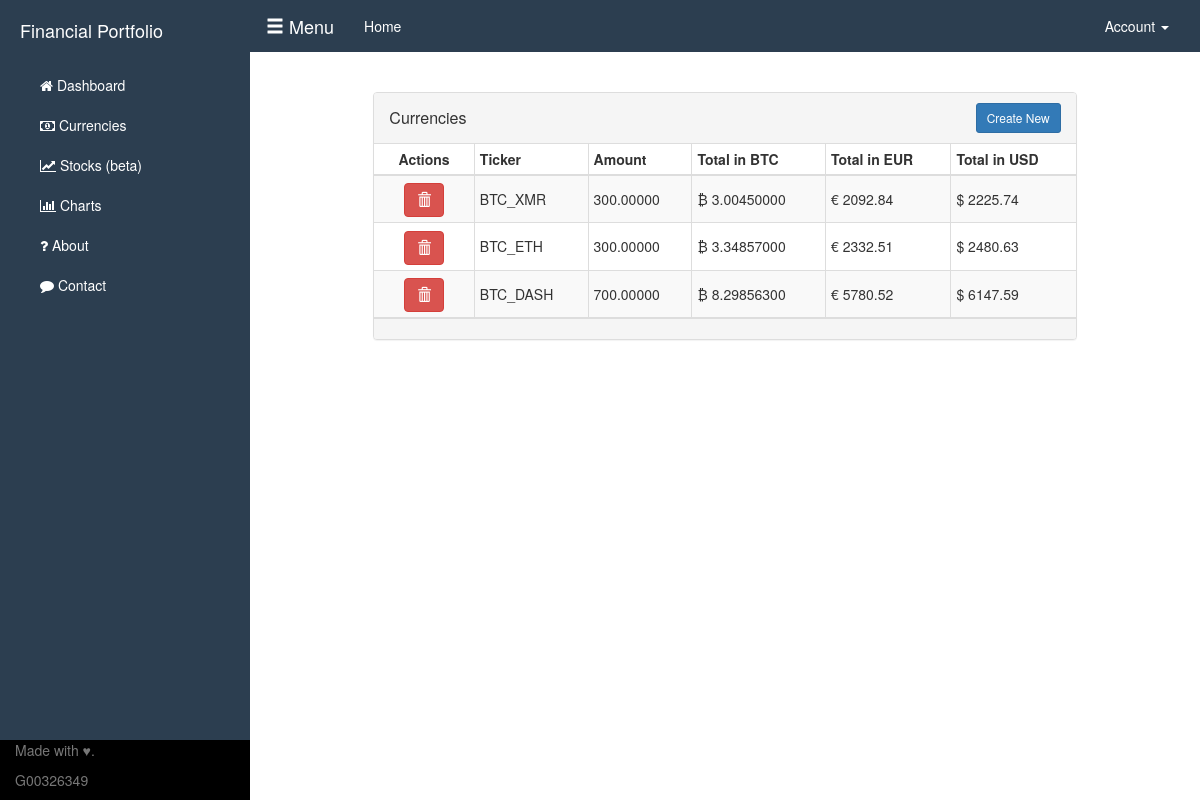
Before: /currencies (signed in) with the older database file.
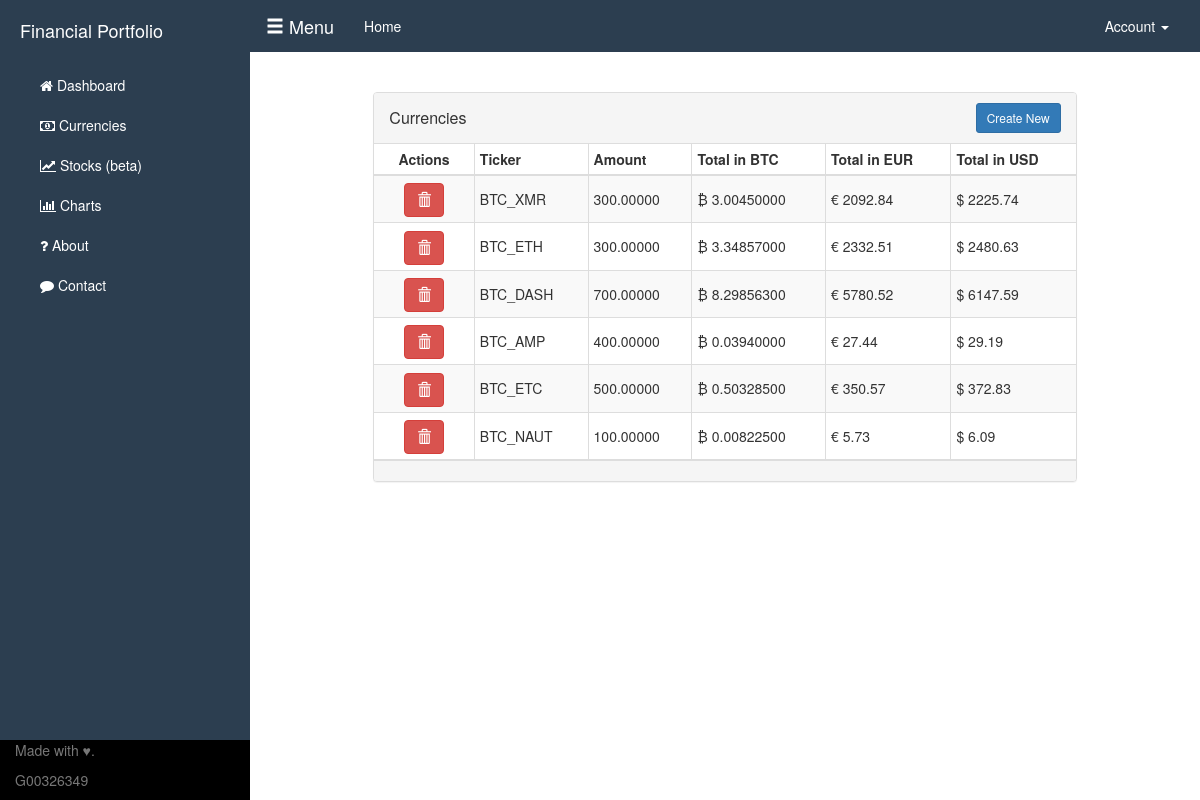
After: the same page with the newer database file.
### webapp.py (models this page shows)
class UserCurrency(db.Model, UserMixin):
    __tablename__ = "users_cur"
    trans_id = db.Column(db.Integer, primary_key=True, index=True)
    id = db.Column(db.Integer)
    amount = db.Column(db.Numeric())
    ticker = db.Column(db.String(255))
    priceInBTC = db.Column(db.Numeric())
    priceInUSD = db.Column(db.Numeric())
    priceInEUR = db.Column(db.Numeric())
    priceInCHY = db.Column(db.Numeric())
    last = db.Column(db.String(255))
    ask = db.Column(db.String(255))
    bid = db.Column(db.String(255))
    timestamp = db.Column(db.DateTime())
    index = index_property('id', 'index')

### webapp.py (the view)
@app.route('/currencies')
@login_required
def currencies():
    Currencies = UserCurrency.query.filter_by(id=current_user.id).all()
    print(Currencies)
    return render_template("currencies.html", Currencies=Currencies)

### templates/currencies.html (shortened to what this page needs)
{% extends "index.html" %} {% block title %}Currencies{% endblock %} {% block head %} {{ super() }}
<link rel="stylesheet" href="{{ url_for('static', filename='css/investment-tables.css') }}">
{% endblock %}
{% block content %}
<div class="col-md-10 col-md-offset-1">
    <div class="panel panel-default panel-table">
        <div class="panel-heading">
            <div class="row">
                <div class="col col-xs-6">
                    <h3 class="panel-title">Currencies</h3>
                </div>
                <div class="col col-xs-6 text-right">
                    <button type="button" class="btn btn-sm btn-primary btn-create" data-toggle="modal" data-target="#myModal">Create New</button>
                </div>
            </div>
        </div>
        <div class="panel-body">
            <div id="no-more-tables">
                <table class="col-md-12 table-bordered table-striped table-condensed cf">
                    {% if Currencies|length < 1 %} <thead>
                        <th>Looks like you dont have anything here! Click the button to add a new asset! &#9757;</th>
                        </thead>
                </table>
                {% else %}
                <thead class="cf">
                    <tr>
                        <th>Actions</th>
                        <th>Ticker</th>
                        <th class="numeric">Amount</th>
                        <th class="numeric">Total in BTC</th>
                        <th class="numeric">Total in EUR</th>
                        <th class="numeric">Total in USD</th>
                    </tr>
                </thead>
                <tbody>
                    {% for thing in Currencies %}
                    <tr>
                        <td align="center">
                            <a class="btn btn-danger" href="{{url_for('deleteentry' , ticker=thing.ticker)}}"><span class="glyphicon glyphicon-trash"></span></a>
                        </td>
                        <td data-title="Ticker">{{ thing.ticker }}</td>
                        <td data-title="Amount" class="numeric">{{'%0.5f'% thing.amount |float}}</td>
                        <td data-title="Total in BTC" class="numeric">&#8383; {{'%0.8f'% thing.priceInBTC }}</td>
                        <td data-title="Total in EUR" class="numeric">&#128; {{'%0.2f'% thing.priceInEUR| float }}</td>
                        <td data-title="Total in USD" class="numeric">&#36; {{'%0.2f'%thing.priceInUSD|float }}</td>
                    </tr>
                    {% endfor %}
                </tbody>
                {% endif %}
                </table>
            </div>
        </div>
        <div class="panel-footer">
        </div>
    </div>
</div>
{% endblock %}

Changed rows visible on the page:
added UserCurrency: ticker "BTC_AMP", amount "400.00000", priceInBTC "0.03940000", priceInEUR "27.44", priceInUSD "29.19"
added UserCurrency: ticker "BTC_ETC", amount "500.00000", priceInBTC "0.50328500", priceInEUR "350.57", priceInUSD "372.83"
added UserCurrency: ticker "BTC_NAUT", amount "100.00000", priceInBTC "0.00822500", priceInEUR "5.73", priceInUSD "6.09"
